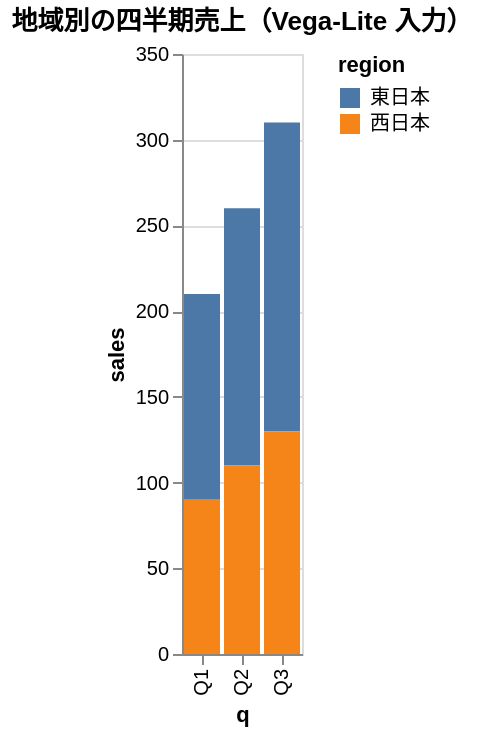

Write a Vega-Lite specification for this figure.
### Vega-Lite specification from a JSON file in a GitHub repository (floating-point values rounded to 4 significant figures)
{"$schema": "https://vega.github.io/schema/vega-lite/v5.json", "mark": "bar", "title": "地域別の四半期売上（Vega-Lite 入力）", "data": {"values": [{"q": "Q1", "sales": 120, "region": "東日本"}, {"q": "Q2", "sales": 150, "region": "東日本"}, {"q": "Q3", "sales": 180, "region": "東日本"}, {"q": "Q1", "sales": 90, "region": "西日本"}, {"q": "Q2", "sales": 110, "region": "西日本"}, {"q": "Q3", "sales": 130, "region": "西日本"}]}, "encoding": {"x": {"field": "q", "type": "nominal"}, "y": {"field": "sales", "type": "quantitative"}, "color": {"field": "region", "type": "nominal"}}}
